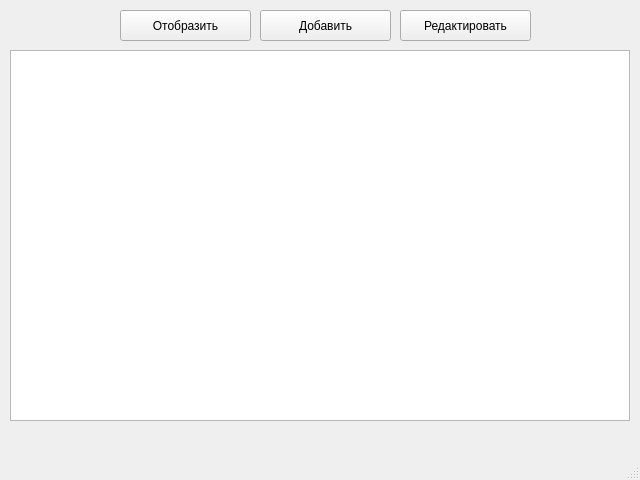
<?xml version="1.0" encoding="UTF-8"?>
<ui version="4.0">
 <class>mainWindow</class>
 <widget class="QMainWindow" name="mainWindow">
  <property name="geometry">
   <rect>
    <x>0</x>
    <y>0</y>
    <width>640</width>
    <height>480</height>
   </rect>
  </property>
  <property name="windowTitle">
   <string>Кофе</string>
  </property>
  <widget class="QWidget" name="centralwidget">
   <widget class="QTableWidget" name="tableWidget">
    <property name="geometry">
     <rect>
      <x>10</x>
      <y>50</y>
      <width>620</width>
      <height>371</height>
     </rect>
    </property>
   </widget>
   <widget class="QPushButton" name="pushButton">
    <property name="geometry">
     <rect>
      <x>120</x>
      <y>10</y>
      <width>131</width>
      <height>31</height>
     </rect>
    </property>
    <property name="text">
     <string>Отобразить</string>
    </property>
   </widget>
   <widget class="QPushButton" name="pushButton_add">
    <property name="geometry">
     <rect>
      <x>260</x>
      <y>10</y>
      <width>131</width>
      <height>31</height>
     </rect>
    </property>
    <property name="text">
     <string>Добавить</string>
    </property>
   </widget>
   <widget class="QPushButton" name="pushButton_edit">
    <property name="geometry">
     <rect>
      <x>400</x>
      <y>10</y>
      <width>131</width>
      <height>31</height>
     </rect>
    </property>
    <property name="text">
     <string>Редактировать</string>
    </property>
   </widget>
  </widget>
  <widget class="QMenuBar" name="menubar">
   <property name="geometry">
    <rect>
     <x>0</x>
     <y>0</y>
     <width>640</width>
     <height>22</height>
    </rect>
   </property>
  </widget>
  <widget class="QStatusBar" name="statusbar"/>
 </widget>
 <resources/>
 <connections/>
</ui>
